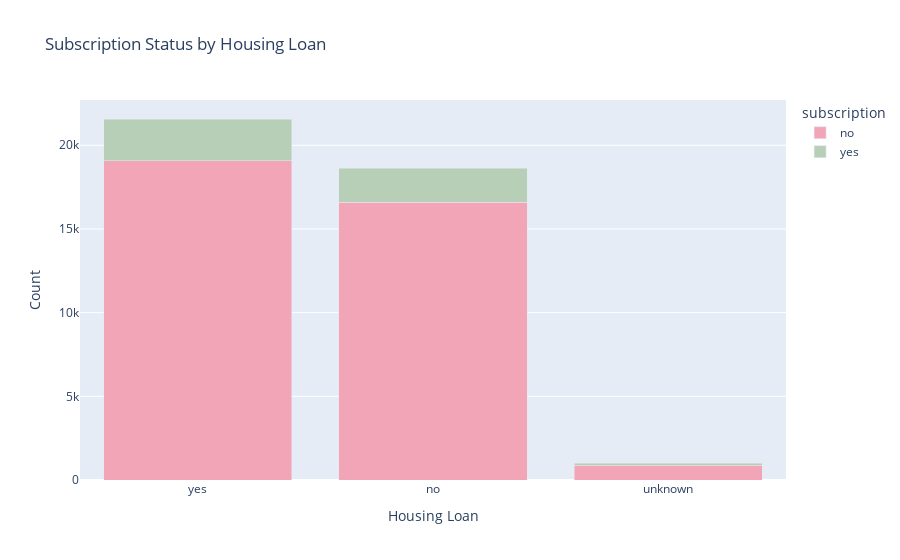

The notebook cell this image was saved under:
### Code cell
housing_ct = (
    bankmktg_df.groupby(["housing", "subscription"])
      .size()
      .reset_index(name="count")
)

housing_order = (
    housing_ct.groupby("housing")["count"].sum()
    .sort_values(ascending=False)
    .index.tolist()
)
# Stacked bar chart (raw counts)
fig = px.bar(
    housing_ct,
    x="housing",       # categories: yes/no housing loan
    y="count",         # raw counts
    color="subscription",   # split by subscription status
    barmode="stack",   # stack bars
    category_orders={"housing": housing_order},
    color_discrete_sequence=['#F2A5B7', '#B6CFB6'],
    title="Subscription Status by Housing Loan"
)

fig.update_layout(
    yaxis_title="Count",
    xaxis_title="Housing Loan"
)
fig.write_image("images/housing.png")
fig.show()

### Figure 1 — Plotly figure (JSON) as saved in the notebook; plotly's stock layout.template omitted (floating-point values rounded to 4 significant figures)
{"data": [{"alignmentgroup": "True", "hovertemplate": "subscription=no<br>housing=%{x}<br>count=%{y}<extra></extra>", "legendgroup": "no", "marker": {"color": "#F2A5B7", "pattern": {"shape": ""}}, "name": "no", "offsetgroup": "no", "orientation": "v", "showlegend": true, "textposition": "auto", "type": "bar", "x": ["no", "unknown", "yes"], "xaxis": "x", "y": [16590, 883, 19064], "yaxis": "y"}, {"alignmentgroup": "True", "hovertemplate": "subscription=yes<br>housing=%{x}<br>count=%{y}<extra></extra>", "legendgroup": "yes", "marker": {"color": "#B6CFB6", "pattern": {"shape": ""}}, "name": "yes", "offsetgroup": "yes", "orientation": "v", "showlegend": true, "textposition": "auto", "type": "bar", "x": ["no", "unknown", "yes"], "xaxis": "x", "y": [2025, 107, 2507], "yaxis": "y"}], "layout": {"autosize": true, "barmode": "stack", "legend": {"title": {"text": "subscription"}, "tracegroupgap": 0}, "title": {"text": "Subscription Status by Housing Loan"}, "xaxis": {"anchor": "y", "autorange": true, "categoryarray": ["yes", "no", "unknown"], "categoryorder": "array", "domain": [0, 1], "range": [-0.5, 2.5], "title": {"text": "Housing Loan"}, "type": "category"}, "yaxis": {"anchor": "x", "autorange": true, "domain": [0, 1], "range": [0, 22710.0], "title": {"text": "Count"}, "type": "linear"}}}
